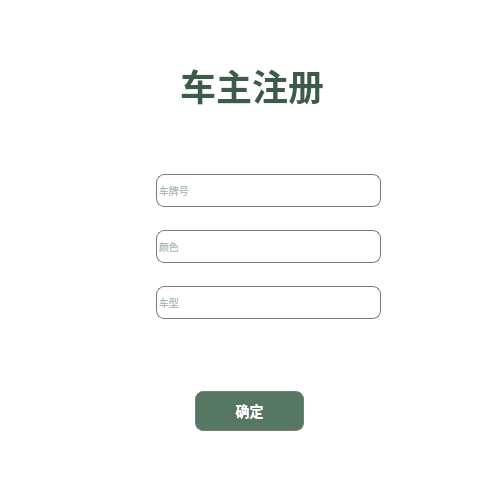
<?xml version="1.0" encoding="UTF-8"?>
<ui version="4.0">
 <class>carRegister</class>
 <widget class="QWidget" name="carRegister">
  <property name="geometry">
   <rect>
    <x>0</x>
    <y>0</y>
    <width>500</width>
    <height>500</height>
   </rect>
  </property>
  <property name="minimumSize">
   <size>
    <width>500</width>
    <height>500</height>
   </size>
  </property>
  <property name="maximumSize">
   <size>
    <width>500</width>
    <height>500</height>
   </size>
  </property>
  <property name="windowTitle">
   <string>Form</string>
  </property>
  <property name="styleSheet">
   <string notr="true">background:#ffffff;</string>
  </property>
  <layout class="QGridLayout" name="gridLayout">
   <item row="0" column="0">
    <spacer name="verticalSpacer">
     <property name="orientation">
      <enum>Qt::Vertical</enum>
     </property>
     <property name="sizeHint" stdset="0">
      <size>
       <width>20</width>
       <height>40</height>
      </size>
     </property>
    </spacer>
   </item>
   <item row="6" column="0">
    <spacer name="verticalSpacer_3">
     <property name="orientation">
      <enum>Qt::Vertical</enum>
     </property>
     <property name="sizeHint" stdset="0">
      <size>
       <width>20</width>
       <height>40</height>
      </size>
     </property>
    </spacer>
   </item>
   <item row="8" column="0">
    <spacer name="verticalSpacer_2">
     <property name="orientation">
      <enum>Qt::Vertical</enum>
     </property>
     <property name="sizeHint" stdset="0">
      <size>
       <width>20</width>
       <height>40</height>
      </size>
     </property>
    </spacer>
   </item>
   <item row="2" column="0">
    <spacer name="verticalSpacer_4">
     <property name="orientation">
      <enum>Qt::Vertical</enum>
     </property>
     <property name="sizeHint" stdset="0">
      <size>
       <width>20</width>
       <height>40</height>
      </size>
     </property>
    </spacer>
   </item>
   <item row="7" column="0">
    <widget class="QWidget" name="widget_8" native="true">
     <layout class="QHBoxLayout" name="horizontalLayout_6">
      <item>
       <widget class="QToolButton" name="toolButton">
        <property name="minimumSize">
         <size>
          <width>109</width>
          <height>40</height>
         </size>
        </property>
        <property name="maximumSize">
         <size>
          <width>109</width>
          <height>40</height>
         </size>
        </property>
        <property name="styleSheet">
         <string notr="true">height: 42px;
background: #557763;
border: 1px solid #797979;
border-radius: 8px;
font-size: 14px;
font-family: Roboto, Roboto-Bold;
font-weight: Bold;
text-align: center;
color: #ffffff;
line-height: 17px;</string>
        </property>
        <property name="text">
         <string>确定</string>
        </property>
       </widget>
      </item>
     </layout>
    </widget>
   </item>
   <item row="5" column="0">
    <widget class="QWidget" name="widget_4" native="true">
     <property name="sizePolicy">
      <sizepolicy hsizetype="Fixed" vsizetype="Fixed">
       <horstretch>0</horstretch>
       <verstretch>0</verstretch>
      </sizepolicy>
     </property>
     <property name="minimumSize">
      <size>
       <width>300</width>
       <height>50</height>
      </size>
     </property>
     <property name="maximumSize">
      <size>
       <width>300</width>
       <height>50</height>
      </size>
     </property>
     <layout class="QHBoxLayout" name="horizontalLayout_3">
      <item>
       <widget class="QLabel" name="label_4">
        <property name="minimumSize">
         <size>
          <width>23</width>
          <height>23</height>
         </size>
        </property>
        <property name="maximumSize">
         <size>
          <width>23</width>
          <height>23</height>
         </size>
        </property>
        <property name="styleSheet">
         <string notr="true">border-image:url(:/images/Shape.png);</string>
        </property>
        <property name="text">
         <string/>
        </property>
       </widget>
      </item>
      <item>
       <widget class="QLineEdit" name="lineEditPhoneInput_3">
        <property name="sizePolicy">
         <sizepolicy hsizetype="Fixed" vsizetype="Fixed">
          <horstretch>0</horstretch>
          <verstretch>0</verstretch>
         </sizepolicy>
        </property>
        <property name="minimumSize">
         <size>
          <width>225</width>
          <height>33</height>
         </size>
        </property>
        <property name="maximumSize">
         <size>
          <width>225</width>
          <height>33</height>
         </size>
        </property>
        <property name="styleSheet">
         <string notr="true">color: #557763;
border-radius: 8px;
width: 225px;
height: 33px;
border: 1px solid #797979;
font-size: 10px;
line-height: 13px;</string>
        </property>
        <property name="placeholderText">
         <string>车型</string>
        </property>
       </widget>
      </item>
     </layout>
    </widget>
   </item>
   <item row="3" column="0">
    <widget class="QWidget" name="widget_2" native="true">
     <property name="sizePolicy">
      <sizepolicy hsizetype="Fixed" vsizetype="Fixed">
       <horstretch>0</horstretch>
       <verstretch>0</verstretch>
      </sizepolicy>
     </property>
     <property name="minimumSize">
      <size>
       <width>300</width>
       <height>50</height>
      </size>
     </property>
     <property name="maximumSize">
      <size>
       <width>300</width>
       <height>50</height>
      </size>
     </property>
     <layout class="QHBoxLayout" name="horizontalLayout">
      <item>
       <widget class="QLabel" name="label_2">
        <property name="minimumSize">
         <size>
          <width>23</width>
          <height>23</height>
         </size>
        </property>
        <property name="maximumSize">
         <size>
          <width>23</width>
          <height>23</height>
         </size>
        </property>
        <property name="styleSheet">
         <string notr="true">border-image:url(:/images/car.png);</string>
        </property>
        <property name="text">
         <string/>
        </property>
       </widget>
      </item>
      <item>
       <widget class="QLineEdit" name="lineEditPhoneInput">
        <property name="sizePolicy">
         <sizepolicy hsizetype="Fixed" vsizetype="Fixed">
          <horstretch>0</horstretch>
          <verstretch>0</verstretch>
         </sizepolicy>
        </property>
        <property name="minimumSize">
         <size>
          <width>225</width>
          <height>33</height>
         </size>
        </property>
        <property name="maximumSize">
         <size>
          <width>225</width>
          <height>33</height>
         </size>
        </property>
        <property name="styleSheet">
         <string notr="true">color: #557763;
border-radius: 8px;
width: 225px;
height: 33px;
border: 1px solid #797979;
font-size: 10px;
line-height: 13px;</string>
        </property>
        <property name="placeholderText">
         <string>车牌号</string>
        </property>
       </widget>
      </item>
     </layout>
    </widget>
   </item>
   <item row="1" column="0">
    <widget class="QWidget" name="widget_7" native="true">
     <property name="sizePolicy">
      <sizepolicy hsizetype="Fixed" vsizetype="Fixed">
       <horstretch>0</horstretch>
       <verstretch>0</verstretch>
      </sizepolicy>
     </property>
     <property name="minimumSize">
      <size>
       <width>300</width>
       <height>50</height>
      </size>
     </property>
     <property name="maximumSize">
      <size>
       <width>300</width>
       <height>50</height>
      </size>
     </property>
     <widget class="QLabel" name="label">
      <property name="geometry">
       <rect>
        <x>80</x>
        <y>0</y>
        <width>150</width>
        <height>50</height>
       </rect>
      </property>
      <property name="styleSheet">
       <string notr="true">width: 150px;
height: 50px;
opacity: 1;
font-size: 36px;
font-family: Roboto, Roboto-Bold;
font-weight: Bold;
text-align: left;
color: #3d5b49;
line-height: 0px;</string>
      </property>
      <property name="text">
       <string>车主注册</string>
      </property>
     </widget>
    </widget>
   </item>
   <item row="4" column="0">
    <widget class="QWidget" name="widget_3" native="true">
     <property name="sizePolicy">
      <sizepolicy hsizetype="Fixed" vsizetype="Fixed">
       <horstretch>0</horstretch>
       <verstretch>0</verstretch>
      </sizepolicy>
     </property>
     <property name="minimumSize">
      <size>
       <width>300</width>
       <height>50</height>
      </size>
     </property>
     <property name="maximumSize">
      <size>
       <width>300</width>
       <height>50</height>
      </size>
     </property>
     <layout class="QHBoxLayout" name="horizontalLayout_2">
      <item>
       <widget class="QLabel" name="label_3">
        <property name="minimumSize">
         <size>
          <width>23</width>
          <height>23</height>
         </size>
        </property>
        <property name="maximumSize">
         <size>
          <width>23</width>
          <height>23</height>
         </size>
        </property>
        <property name="styleSheet">
         <string notr="true">border-image:url(:/images/color.png);</string>
        </property>
        <property name="text">
         <string/>
        </property>
       </widget>
      </item>
      <item>
       <widget class="QLineEdit" name="lineEditPhoneInput_2">
        <property name="sizePolicy">
         <sizepolicy hsizetype="Fixed" vsizetype="Fixed">
          <horstretch>0</horstretch>
          <verstretch>0</verstretch>
         </sizepolicy>
        </property>
        <property name="minimumSize">
         <size>
          <width>225</width>
          <height>33</height>
         </size>
        </property>
        <property name="maximumSize">
         <size>
          <width>225</width>
          <height>33</height>
         </size>
        </property>
        <property name="styleSheet">
         <string notr="true">color: #557763;
border-radius: 8px;
width: 225px;
height: 33px;
border: 1px solid #797979;
font-size: 10px;
line-height: 13px;</string>
        </property>
        <property name="placeholderText">
         <string>颜色</string>
        </property>
       </widget>
      </item>
     </layout>
    </widget>
   </item>
  </layout>
 </widget>
 <resources/>
 <connections/>
</ui>
